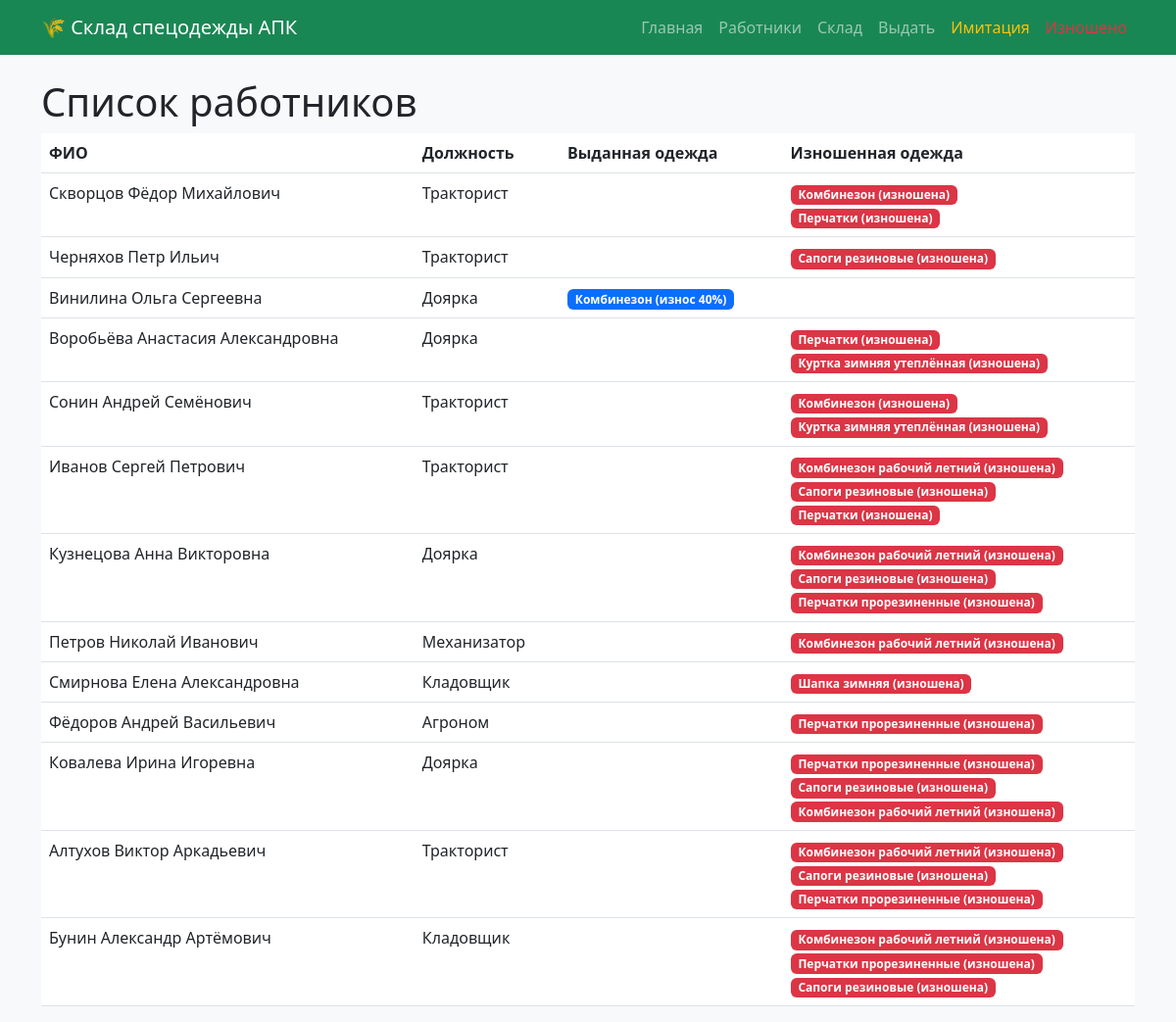
Page /workers/ on the committed database.
### warehouse/models.py (models this page shows, shortened)
class Worker(models.Model):
    full_name = models.CharField(max_length=100, verbose_name="ФИО")
    position = models.CharField(max_length=100, verbose_name="Должность")
    class Meta:
        verbose_name = "Работник"
        verbose_name_plural = "Работники"

class IssuedItem(models.Model):
    STATUSES = [
        ('issued', 'Выдана'),
        ('worn_out', 'Изношена'),
        ('written_off', 'Списана'),
    ]
    worker = models.ForeignKey(Worker, on_delete=models.CASCADE, verbose_name="Работник")
    spec_odejda = models.ForeignKey(SpecOdejda, on_delete=models.CASCADE, verbose_name="Спецодежда")
    issue_date = models.DateField(auto_now_add=True, verbose_name="Дата выдачи")
    wear_level = models.IntegerField(default=0, verbose_name="Износ (%)")
    status = models.CharField(max_length=20, choices=STATUSES, default='issued', verbose_name="Статус")
    class Meta:
        verbose_name = "Запись о выдаче"
        verbose_name_plural = "Журнал выдачи"

class SpecOdejda(models.Model):
    TYPES = [
        ('upper', 'Верхняя одежда'),
        ('shoes', 'Обувь'),
        ('gloves', 'Перчатки'),
        ('head', 'Головной убор'),
        ('other', 'Прочее'),
    ]
    name = models.CharField(max_length=150, verbose_name="Наименование")
    type = models.CharField(max_length=20, choices=TYPES, verbose_name="Тип")
    size = models.CharField(max_length=10, verbose_name="Размер")
    norm_days = models.IntegerField(verbose_name="Срок носки по нормативу (дней)")
    quantity_in_stock = models.IntegerField(default=0, verbose_name="Количество на складе")
    class Meta:
        verbose_name = "Единица спецодежды"
        verbose_name_plural = "Спецодежда"

### warehouse/views.py (the view)
# urls.py: path('workers/', views.worker_list, name='worker_list'),
def worker_list(request):
    workers = Worker.objects.all()
    return render(request, 'warehouse/worker_list.html', {'workers': workers})

### warehouse/templates/warehouse/worker_list.html (shortened to what this page needs)
{% extends 'warehouse/base.html' %}
{% block content %}
<h1> Список работников</h1>
<table class="table table-hover">
    <thead>
        <tr>
            <th>ФИО</th>
            <th>Должность</th>
            <th>Выданная одежда</th>
            <th>Изношенная одежда</th>
        </tr>
    </thead>
    <tbody>
        {% for worker in workers %}
        <tr>
            <td>{{ worker.full_name }}</td>
            <td>{{ worker.position }}</td>
            <td>
                {% for issue in worker.issueditem_set.all %}
                    {% if issue.status == 'issued' %}
                        <span class="badge bg-primary">
                            {{ issue.spec_odejda.name }}
                            {% if issue.wear_level > 0 %}
                                (износ {{ issue.wear_level }}%)
                            {% else %}
                                (новая)
                            {% endif %}
                        </span><br>
                    {% endif %}
                {% empty %}
                    <span class="text-muted">Нет активной одежды</span>
                {% endfor %}
            </td>
            <td>
                {% for issue in worker.issueditem_set.all %}
                    {% if issue.status == 'worn_out' %}
                        <span class="badge bg-danger">
                            {{ issue.spec_odejda.name }} (изношена)
                        </span><br>
                    {% endif %}
                {% endfor %}
            </td>
        </tr>
        {% endfor %}
    </tbody>
</table>
{% endblock %}

### warehouse/templates/warehouse/base.html (shortened to what this page needs)
<!DOCTYPE html>
<html lang="ru">
<head>
    <link href="https://cdn.jsdelivr.net/npm/bootstrap@5.3.0/dist/css/bootstrap.min.css" rel="stylesheet">
</head>
<body class="bg-light">
    <nav class="navbar navbar-expand-lg navbar-dark bg-success">
        <div class="container">
            <a class="navbar-brand" href="{% url 'dashboard' %}">🌾 Склад спецодежды АПК</a>
            <div class="navbar-nav">
                <a class="nav-link" href="{% url 'dashboard' %}">Главная</a>
                <a class="nav-link" href="{% url 'worker_list' %}">Работники</a>
                <a class="nav-link" href="{% url 'stock_list' %}">Склад</a>
                <a class="nav-link" href="{% url 'issue_form' %}">Выдать</a>
                <a class="nav-link text-warning" href="{% url 'run_simulation' %}"> Имитация</a>
                <a class="nav-link text-danger" href="{% url 'worn_items' %}"> Изношено</a>
            </div>
        </div>
    </nav>
    <div class="container mt-4">
        {% block content %}
        {% endblock %}
    </div>
</body>
</html>

### rows in the picture
Worker: full_name "Скворцов Фёдор Михайлович", position "Тракторист"
IssuedItem: spec_odejda.name "Комбинезон"
IssuedItem: spec_odejda.name "Перчатки"
Worker: full_name "Черняхов Петр Ильич", position "Тракторист"
IssuedItem: spec_odejda.name "Сапоги резиновые"
Worker: full_name "Винилина Ольга Сергеевна", position "Доярка"
IssuedItem: spec_odejda.name "Комбинезон", wear_level "40"
Worker: full_name "Воробьёва Анастасия Александровна", position "Доярка"
IssuedItem: spec_odejda.name "Перчатки"
IssuedItem: spec_odejda.name "Куртка зимняя утеплённая"
Worker: full_name "Сонин Андрей Семёнович", position "Тракторист"
IssuedItem: spec_odejda.name "Комбинезон"
IssuedItem: spec_odejda.name "Куртка зимняя утеплённая"
Worker: full_name "Иванов Сергей Петрович", position "Тракторист"
IssuedItem: spec_odejda.name "Комбинезон рабочий летний"
IssuedItem: spec_odejda.name "Сапоги резиновые"
IssuedItem: spec_odejda.name "Перчатки"
Worker: full_name "Кузнецова Анна Викторовна", position "Доярка"
IssuedItem: spec_odejda.name "Комбинезон рабочий летний"
IssuedItem: spec_odejda.name "Сапоги резиновые"
IssuedItem: spec_odejda.name "Перчатки прорезиненные"
Worker: full_name "Петров Николай Иванович", position "Механизатор"
IssuedItem: spec_odejda.name "Комбинезон рабочий летний"
Worker: full_name "Смирнова Елена Александровна", position "Кладовщик"
IssuedItem: spec_odejda.name "Шапка зимняя"
Worker: full_name "Фёдоров Андрей Васильевич", position "Агроном"
IssuedItem: spec_odejda.name "Перчатки прорезиненные"
Worker: full_name "Ковалева Ирина Игоревна", position "Доярка"
IssuedItem: spec_odejda.name "Перчатки прорезиненные"
IssuedItem: spec_odejda.name "Сапоги резиновые"
IssuedItem: spec_odejda.name "Комбинезон рабочий летний"
Worker: full_name "Алтухов Виктор Аркадьевич", position "Тракторист"
IssuedItem: spec_odejda.name "Комбинезон рабочий летний"
IssuedItem: spec_odejda.name "Сапоги резиновые"
IssuedItem: spec_odejda.name "Перчатки прорезиненные"
Worker: full_name "Бунин Александр Артёмович", position "Кладовщик"
IssuedItem: spec_odejda.name "Комбинезон рабочий летний"
IssuedItem: spec_odejda.name "Перчатки прорезиненные"
IssuedItem: spec_odejda.name "Сапоги резиновые"
